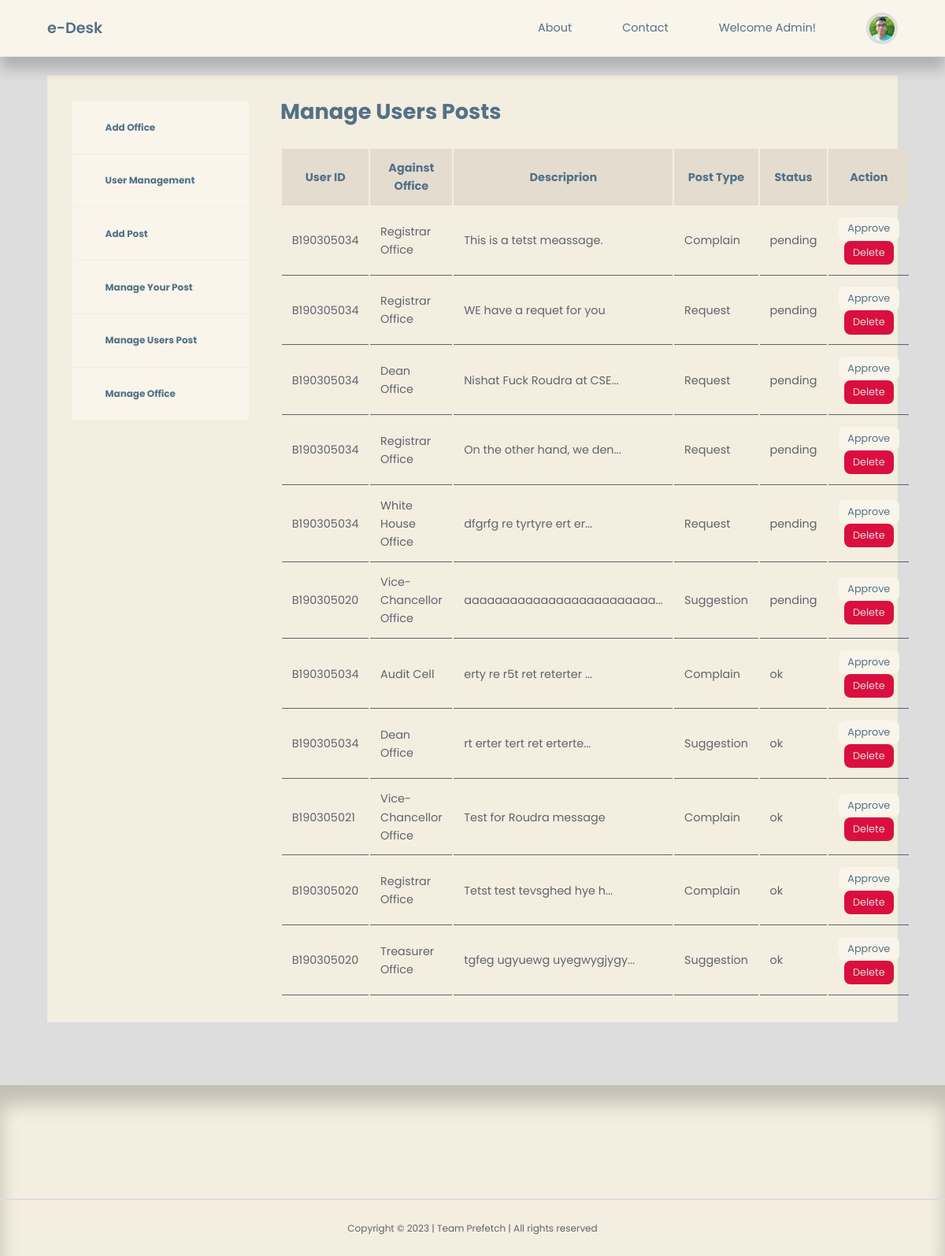
Page /admin/admin-manage-users-post.php on the earlier database version.
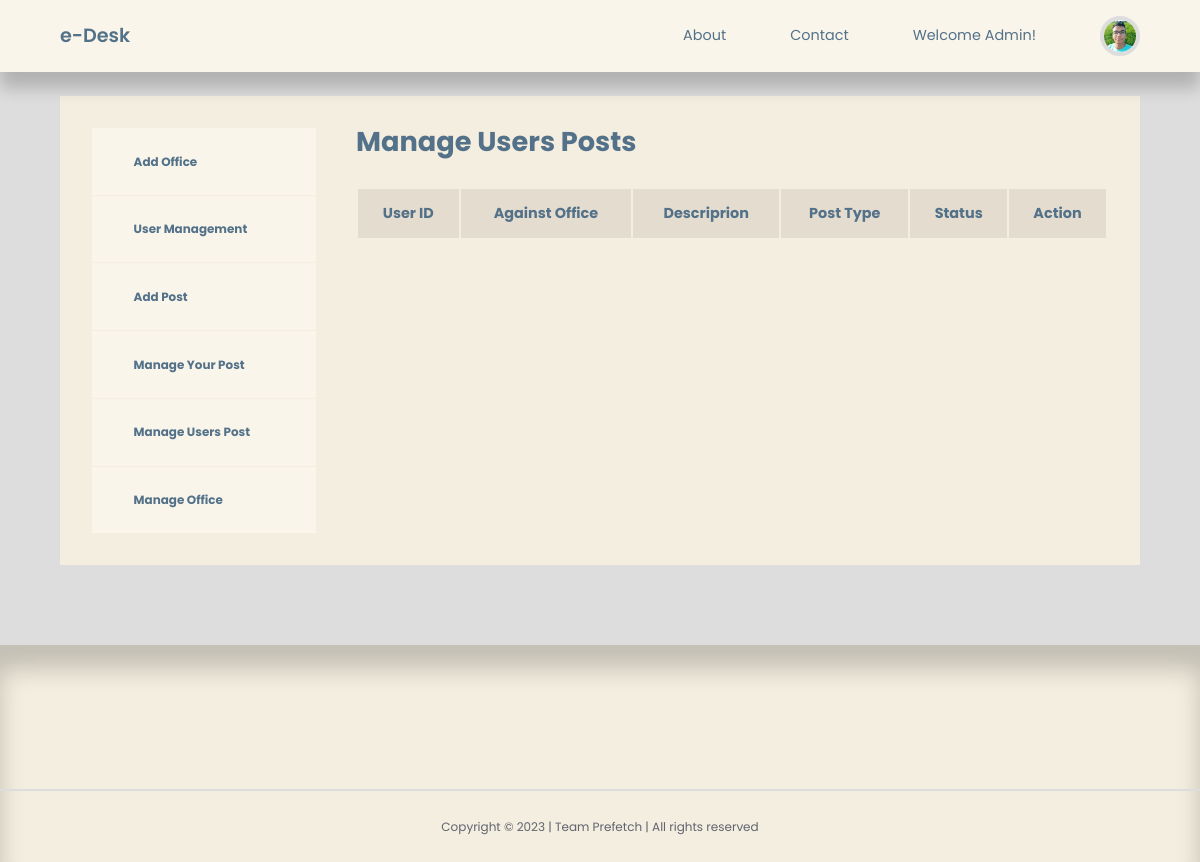
Same page on the later database version.
### tables this page shows
CREATE TABLE `post` (
  `id` int(20) NOT NULL,
  `title` varchar(255) NOT NULL,
  `body` mediumtext NOT NULL,
  `picture` varchar(255) NOT NULL,
  `office_id` int(20) NOT NULL,
  `author_id` int(20) NOT NULL,
  `user_id` int(20) NOT NULL,
  `type` varchar(255) NOT NULL,
  `post_type` varchar(255) NOT NULL,
  `date_time` timestamp NOT NULL DEFAULT current_timestamp(),
  `status` varchar(255) NOT NULL,
  `comment` varchar(255) NOT NULL
);

CREATE TABLE `adminaddoffice` (
  `id` int(20) NOT NULL,
  `title` varchar(255) NOT NULL,
  `description` varchar(255) NOT NULL
);

### admin/admin-manage-users-post.php (the view, shortened to what this page needs)
<?php
include 'partials/header.php';
$query = "SELECT id, title, office_id, body, status, type, post_type FROM post WHERE user_id != 0 ORDER BY status DESC;";
$posts = mysqli_query($connection, $query);
?>
<section class="dashboard">
    <div class="container dashboard__container">
        <aside>
            <ul>
                <li>
                    <a href="admin-add-office.php"><i class="uil uil-pen"></i>
                        <h5>Add Office</h5>
                    </a>
                </li>
                <li>
                    <a href="admin-user-management.php"><i class="uil uil-postcard"></i>
                        <h5>User Management</h5>
                    </a>
                </li>
                <li>
                    <a href="admin-add-post.php"><i class="uil uil-user-plus"></i>
                        <h5>Add Post</h5>
                    </a>
                </li>
                <li>
                    <a href="admin-manage-post.php"><i class="uil uil-users-alt"></i>
                        <h5>Manage Your Post</h5>
                    </a>
                </li>
                <li>
                    <a href="admin-manage-users-post.php"><i class="uil uil-users-alt"></i>
                        <h5>Manage Users Post</h5>
                    </a>
                </li>
                <li>
                    <a href="admin-manage-office.php"><i class="uil uil-edit"></i>
                        <h5>Manage Office</h5>
                    </a>
                </li>
            </ul>
        </aside>
        <main>
            <h2>Manage Users Posts</h2>
            <table id="table">
                <thead>
                    <tr align="center">
                        <th>User ID</th>
                        <th>Against Office</th>
                        <th>Descriprion</th>
                        <th>Post Type</th>
                        <th>Status</th>
                        <th>Action</th>
                    </tr>
                </thead>
                <tbody>
                    <?php while ($post = mysqli_fetch_assoc($posts)) : ?>
                        <?php
                        $category_id = $post['office_id'];
                        $category_query = "SELECT title FROM adminaddoffice WHERE id=$category_id";
                        $category_result = mysqli_query($connection, $category_query);
                        $category = mysqli_fetch_assoc($category_result);
                        ?>
                        <tr>
                            <td>
                                <?= $post['title'] ?>
                            </td>
                            <td>
                                <?= $category['title'] ?>
                            </td>
                            <td>
                                <?php $len = strlen($post['body']); ?>
                                <?php if ($len < 30) : ?>
                                    <?= $post['body'] ?>
                                <?php else : ?>
                                    <?= substr($post['body'], 0, 25) ?>...
                                <?php endif ?>
                            </td>
                            <td>
                                <?= $post['post_type'] ?>
                            </td>
                            <td>
                                <?= $post['status'] ?>
                            </td>
                            <td align="center"><a href="<?= ROOT_URL ?>admin/admin-manage-users-post-active.php?id=<?= $post['id'] ?>" class="btn sm">Approve</a> <a href="<?= ROOT_URL ?>admin/delete-post-user.php?id=<?= $post['id'] ?>" class="btn sm danger">Delete</a></td>
                        </tr>
                    <?php endwhile ?>
                </tbody>
            </table>
        </main>
    </div>
</section>
<?php
include '../partials/footer.php';
?>

### admin/partials/header.php (shortened to what this page needs)
<!DOCTYPE html>
<html lang="en">
<head>
    <link rel="stylesheet" href="<?= ROOT_URL ?>css/style.css">
    <link rel="stylesheet" href="https://unicons.iconscout.com/release/v4.0.0/css/line.css">
    <link rel="stylesheet" type="text/css" href="https://cdn.datatables.net/1.13.4/css/jquery.dataTables.css" />
</head>
<body>
    <nav>
        <div class="container nav__container">
            <a href="<?= ROOT_URL ?>admin/admin-index.php" class="nav__logo">e-Desk</a>
            <ul class="nav__items">
                <li><a href="<?= ROOT_URL ?>admin/about.php">About</a></li>
                <li><a href="<?= ROOT_URL ?>admin/contact.php">Contact</a></li>
                <li><a href="#">Welcome Admin!</a></li>
                <li class="nav__profile">
                    <div class="avatar">
                        <img src="<?= ROOT_URL . 'images/rayhan.jpg' ?>">
                    </div>
                </li>
            </ul>
        </div>
    </nav>

### partials/footer.php (shortened to what this page needs)
<footer>
    <div class="footer__copyright">
        <small>Copyright &copy; 2023 | Team Prefetch | All rights reserved</small>
    </div>
</footer>
</body>
</html>

### css/style.css (style rules this page uses)
:root { --color-primary: #F9F5EB; --color-primary-light: #9BA4B5; --color-primary-variant: #5854c7; --color-red: #da0f3f; --color-red-light: hsl(346, 87%, 46%, 15%); --color-green: #00c476; --color-green-light: hsl(156, 100%, 38%, 15%); --color-gray-900: #F4EEE0; --color-gray-700: #E4DCCF; --color-gray-300: rgba(242, 242, 254, 0.3); --color-gray-200: rgba(33, 42, 62, 0.7); --color-white: #537188; --color-bg: #ddd; --transition: all 300ms ease; --container-width-lg: 74%; --container-width-md: 88%; --form-width: 40%; --card-border-radius-1: 0.3rem; --card-border-radius-2: 0.5rem; --card-border-radius-3: 0.8rem; --card-border-radius-4: 2rem; --card-border-radius-5: 5rem; }
* { margin: 0; padding: 0; outline: 0; border: 0; appearance: 0; list-style: none; text-decoration: none; box-sizing: border-box; font-family: 'Poppins', sans-serif; }
body { line-height: 1.6; color: var(--color-gray-200); overflow-x: hidden; background: var(--color-bg); font-size: 0.9rem; }
.container { width: 90%; max-width: 1800px; margin-inline: auto; }
section { margin-top: 3rem; width: 100vw; }
h1, h2, h3, h4, h5 { color: var(--color-white); line-height: 1.3; }
h2 { font-size: 1.7rem; margin: 1rem 0; }
a { color: var(--color-white); transition: var(--transition); }
img { display: block; width: 100%; object-fit: cover; }
nav { background: var(--color-primary); width: 100vw; height: 4.5rem; position: fixed; top: 0; z-index: 10; box-shadow: 0 1rem 1rem rgba(0, 0, 0, 0.2); }
.nav__container { height: 100%; display: flex; align-items: center; justify-content: space-between; }
.avatar { width: 2.5rem; height: 2.5rem; border-radius: 50%; overflow: hidden; border: 0.3rem solid var(--color-bg); }
.nav__logo { font-weight: 600; font-size: 1.2rem; }
.nav__items { display: flex; align-items: center; gap: 4rem; }
.nav__profile { position: relative; cursor: pointer; }
footer { background: var(--color-gray-900); padding: 5rem 0 0; box-shadow: inset 0 1.5rem 1.5rem rgba(0, 0, 0, 0.2); }
.footer__copyright { text-align: center; padding: 1.5rem 0; border-top: 2px solid var(--color-bg); margin-top: 4rem; }
.dashboard { margin-top: 6rem; }
.dashboard__container { display: grid; grid-template-columns: 14rem auto; gap: 1rem; background: var(--color-gray-900); padding: 2rem; margin-bottom: 5rem; }
.dashboard aside a { background-color: var(--color-primary); display: flex; gap: 1rem; align-items: center; padding: 1.6rem; }
.dashboard aside ul li:not(:last-child) a { border-bottom: 1px solid var(--color-gray-900); }
.dashboard main { margin-left: 1.5rem; }
.dashboard main h2 { margin: 0 0 2rem 0; line-height: 1; }
.dashboard main table { width: 100%; text-align: left; }
.dashboard main table th { background: var(--color-gray-700); padding: 0.8rem; color: var(--color-white); }
.btn { display: inline-block; width: fit-content; padding: 0.6rem 1.2rem; background-color: var(--color-primary); border-radius: var(--card-border-radius-2); cursor: pointer; transition: var(--transition); color: var(--color-white); }
.btn.sm { padding: 0.3rem 0.7rem; font-size: 0.8rem; }
.btn.danger { background: var(--color-red); color: var(--color-bg); }
.dashboard main table td { padding: 0.8rem; border-bottom: 1px solid var(--color-gray-200); }

Differences in the rows shown:
removed post: title "B190305034", adminaddoffice.title "Registrar Office", body "This is a tetst meassage.", post_type "Complain", status "pending"
removed post: title "B190305034", adminaddoffice.title "Registrar Office", body "WE have a requet for you", post_type "Request", status "pending"
removed post: title "B190305034", adminaddoffice.title "Dean Office", body "Nishat Fuck Roudra at CSE", post_type "Request", status "pending"
removed post: title "B190305034", adminaddoffice.title "Registrar Office", body "On the other hand, we den", post_type "Request", status "pending"
removed post: title "B190305034", adminaddoffice.title "White House Office", body "dfgrfg re tyrtyre ert er", post_type "Request", status "pending"
removed post: title "B190305020", adminaddoffice.title "Vice-Chancellor Office", body "aaaaaaaaaaaaaaaaaaaaaaaaa", post_type "Suggestion", status "pending"
removed post: title "B190305034", adminaddoffice.title "Audit Cell", body "erty re r5t ret reterter", post_type "Complain", status "ok"
removed post: title "B190305034", adminaddoffice.title "Dean Office", body "rt erter tert ret erterte", post_type "Suggestion", status "ok"
removed post: title "B190305021", adminaddoffice.title "Vice-Chancellor Office", body "Test for Roudra message", post_type "Complain", status "ok"
removed post: title "B190305020", adminaddoffice.title "Registrar Office", body "Tetst test tevsghed hye h", post_type "Complain", status "ok"
removed post: title "B190305020", adminaddoffice.title "Treasurer Office", body "tgfeg ugyuewg uyegwygjygy", post_type "Suggestion", status "ok"
